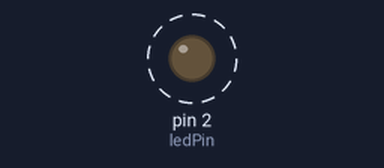
Simulated run of this sketch. Board: Arduino Uno, built with avr-gcc and run on an emulated ATmega328P. On the bench: output pins drawn as LEDs (lit = HIGH). Dashed ring = blinking.

Above: at 0.2 s.
Timing chart, 0 to 3.0 s (numbered marks = the images above):
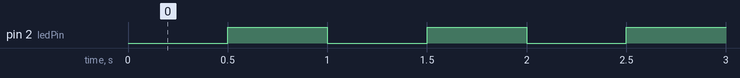

Measured:
- by itself, pin 2 (ledPin): alternates HIGH for 0.50 s and LOW for 0.50 s

The sketch:

millis.ino
```cpp
const int ledPin = 2;

// 记录上一次 LED 状态改变的时间（毫秒）
unsigned long previousMillis = 0;

// 闪烁间隔（亮 500ms，灭 500ms，周期 1Hz）
const long interval = 500;

// 当前 LED 状态
int ledState = LOW;

void setup() {
  // 初始化 LED 引脚为输出模式
  pinMode(ledPin, OUTPUT);
  // 设置初始状态为灭
  digitalWrite(ledPin, ledState);
}

void loop() {
  // 获取当前运行时间（毫秒）
  unsigned long currentMillis = millis();

  // 检查是否达到 500ms 间隔
  if (currentMillis - previousMillis >= interval) {
    // 保存本次状态改变的时间点
    previousMillis = currentMillis;

    // 翻转 LED 状态
    ledState = (ledState == LOW) ? HIGH : LOW;
    digitalWrite(ledPin, ledState);
  }

}
```
